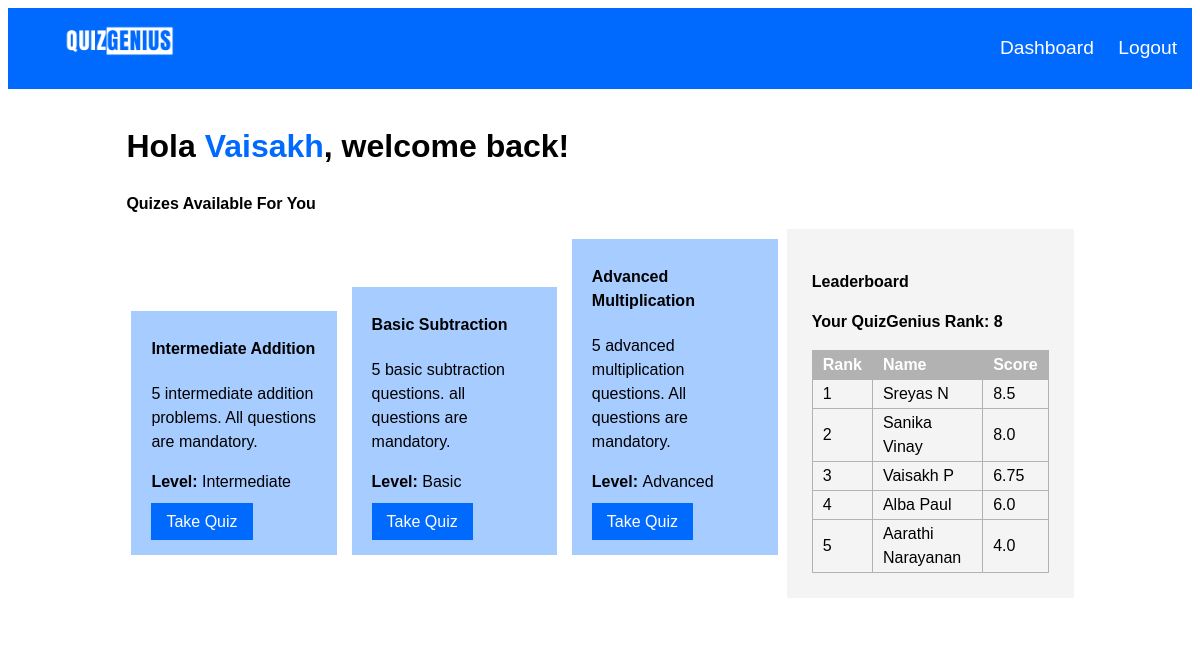
The page /dashboard (signed in) on the database its author committed.
### db.py (models this page shows, shortened)
class User(UserMixin, db.Model):
    firstname = db.Column(db.String(100), nullable=False)
    lastname = db.Column(db.String(100), nullable=False)
    role = db.Column(db.String(20),nullable=False)
    id = db.Column(db.Integer, primary_key=True)
    username = db.Column(db.String(100), unique=True, nullable=False)
    pswrd = db.Column(db.String(100), nullable=False)
    total_score = db.Column(db.Integer, default=0)
    quiz_scores = db.relationship('UserQuizScore', backref = 'user', lazy=True)

class Quiz(db.Model):
    id = db.Column(db.Integer, primary_key=True)
    title = db.Column(db.String(100), nullable=False)
    description = db.Column(db.String(150), nullable=False)
    level = db.Column(db.String(10), nullable=False)
    questions = db.relationship('Question', backref='quiz', cascade='all, delete-orphan', lazy=True)

### routes.py (the view)
@routes.route('/dashboard')
@login_required
def dashboard():
    quizes = Quiz.query.all()
    users = User.query.all()
    user_scores = []
    for user in users:
        total_score = sum(score.score for score in user.quiz_scores)
        user_scores.append((user, total_score))
    sorted_users = sorted(user_scores, key=lambda x: x[1], reverse=True)
    current_user_rank = None
    current_user_score = None
    for index, (user,score) in enumerate(sorted_users,1):
        if user.role=="Admin":
            sorted_users.pop(index-1)
            pass
        if current_user.id == user.id:
            current_user_rank = index
            current_user_score = score
    top_performers = sorted_users[:5]
    return render_template('dashboard.html', quizes=quizes,current_user=current_user, user_score=current_user_score, current_user_rank=current_user_rank, top_performers=top_performers)

### app.py (called while the page is built)
@login_manager.user_loader
def load_user(user_id):
    if user_id is not None:
        return User.query.get(int(user_id))
    else:
        return None

### authenticator.py (called while the page is built)
def login_required(f):
    @wraps(f)
    def decorated_function(*args, **kwargs):
        if 'user_logged_in' not in session and 'admin_logged_in' not in session:
            return redirect(url_for('routes.login'))  # Redirect to login if no user or admin session
        return f(*args, **kwargs)
    return decorated_function

### templates/dashboard.html (shortened to what this page needs)
{% extends 'base.html' %}
{% block content %}
<h1>Hola <span id='user_name'>{{ current_user.firstname }}</span>, welcome back!</h1>
<h2> Quizes Available For You</h2>
<aside>
    <h3>Leaderboard</h3>
    <table id="dashboard_table">
    <p><strong>Your QuizGenius Rank: {{ current_user_rank }}</strong></p>
        <thead>
            <tr>
                <th id="rank">Rank</th>
                <th id="name">Name</th>
                <th id="score">Score</th>
            </tr>
        </thead>
        <tbody>
            {% for (user, score) in top_performers %}
                {% if user.id == current_user.id %}
                <tr id = "current_user_rank">
                    <td>{{ loop.index }}</td>
                    <td>{{ user.firstname }} {{ user.lastname }}</td>
                    <td>{{ score }}</td>
                </tr>
                {% else %}
                <tr>
                    <td>{{ loop.index }}</td>
                    <td>{{ user.firstname }} {{ user.lastname }}</td>
                    <td>{{ score }}</td>
                </tr>
                {% endif %}
            {% endfor %}
        </tbody>
    </table>
</aside>
<div class="dashboard_quiz_container">
{% for quiz in quizes %}
<div class="dashboard_quiz">
<h4>{{ quiz.title }}</h4>
<p>{{ quiz.description }}</p>
<p><strong>Level: </strong>{{ quiz.level }}</p>
<p><a href="{{ url_for('routes.take_quiz', quiz_id=quiz.id) }}">Take Quiz</a>
</p>
</div>
{% endfor %}
</div>
{% endblock %}

### static/style.css (style rules this page uses)
* { font-family: 'poppins',sans-serif; }
* { font-size: 1em; line-height: 1.5em; }
.body_container h1 { font-size: 2em; }
.dashboard_quiz_container { width: 70%; }
aside { float: right; width: 25%; background-color: rgb(245, 244, 244); padding: 25px; }
a { text-decoration: none; color: rgb(0, 106, 255); }
.dashboard_quiz { display: inline-block; margin: 5px; margin-top: 10px; padding-left: 20px; padding-right: 20px; padding-top: 5px; padding-bottom: 5px; width: 25%; background-color: rgb(167, 204, 255); color: rgb(0, 0, 0); }
.dashboard_quiz a { margin-top: 10px; background-color: rgb(0, 106, 255); padding-top: 10px; padding-bottom: 10px; padding-left: 15px; padding-right: 15px; color: white; }
table, th, td { text-align: left; border: 1px solid rgb(178, 178, 178) ; border-collapse: collapse; padding: 2px; padding-left: 10px; padding-right: 10px; }
th { color: rgb(255, 255, 255) ; background-color: rgb(178, 178, 178) }
#dashboard_table { width: 100%; }
#rank, #score { width: 20%; }
#name { width: 60%; }
table { width: 25%; }
#user_name { color:#006aff; }

### rows shown on the page
User: firstname "Vaisakh"
User: firstname "Sreyas", lastname "N", score "8.5"
User: firstname "Sanika", lastname "Vinay", score "8.0"
User: firstname "Vaisakh", lastname "P", score "6.75"
User: firstname "Alba", lastname "Paul", score "6.0"
User: firstname "Aarathi", lastname "Narayanan", score "4.0"
Quiz: title "Intermediate Addition", description "5 intermediate addition problems. All questions are mandatory.", level "Intermediate"
Quiz: title "Basic Subtraction", description "5 basic subtraction questions. all questions are mandatory.", level "Basic"
Quiz: title "Advanced Multiplication", description "5 advanced multiplication questions. All questions are mandatory.", level "Advanced"

### other values the page prints
{{ current_user_rank }} "8"
